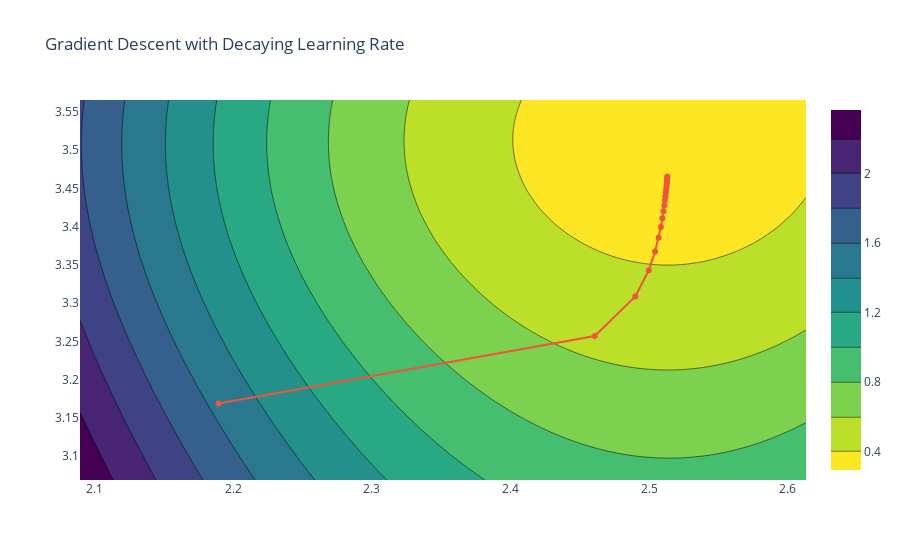

Notebook source saved alongside this figure:
### Code cell
theta_hat, theta_history, average_loss_history = grad_desc_decay(data["x"], data["y"], initial_guess(3), num_iter=20, alpha=0.1)

theta_history = np.vstack(theta_history)

dsua_112_utils.contour_plot('Gradient Descent with Decaying Learning Rate', theta_history, 
                       mse, 
                       cos_model, 
                       data["x"].values, 
                       data["y"].values)

### Figure 1 — Plotly figure (JSON) as saved in the notebook; plotly's stock layout.template omitted (floating-point values rounded to 4 significant figures; data arrays with more than 128 entries replaced by an {"elided": "..."} marker saying what was removed)
{"data": [{"colorscale": [[0, "#440154"], [0.1111, "#482878"], [0.2222, "#3e4989"], [0.3333, "#31688e"], [0.4444, "#26828e"], [0.5556, "#1f9e89"], [0.6667, "#35b779"], [0.7778, "#6ece58"], [0.8889, "#b5de2b"], [1, "#fde725"]], "reversescale": true, "type": "contour", "x": [2.089, 2.1, 2.111, 2.121, 2.132, 2.143, 2.154, 2.164, 2.175, 2.186, 2.196, 2.207, 2.218, 2.228, 2.239, 2.25, 2.26, 2.271, 2.282, 2.292, 2.303, 2.314, 2.325, 2.335, 2.346, 2.357, 2.367, 2.378, 2.389, 2.399, 2.41, 2.421, 2.431, 2.442, 2.453, 2.463, 2.474, 2.485, 2.496, 2.506, 2.517, 2.528, 2.538, 2.549, 2.56, 2.57, 2.581, 2.592, 2.602, 2.613], "y": [3.069, 3.079, 3.089, 3.099, 3.109, 3.119, 3.129, 3.14, 3.15, 3.16, 3.17, 3.18, 3.19, 3.2, 3.211, 3.221, 3.231, 3.241, 3.251, 3.261, 3.271, 3.282, 3.292, 3.302, 3.312, 3.322, 3.332, 3.343, 3.353, 3.363, 3.373, 3.383, 3.393, 3.403, 3.414, 3.424, 3.434, 3.444, 3.454, 3.464, 3.474, 3.485, 3.495, 3.505, 3.515, 3.525, 3.535, 3.546, 3.556, 3.566], "z": {"elided": "50x50 float values"}}, {"mode": "lines+markers", "name": "Theta Values", "type": "scatter", "x": [2.189, 2.461, 2.49, 2.5, 2.504, 2.507, 2.508, 2.51, 2.51, 2.511, 2.511, 2.512, 2.512, 2.512, 2.512, 2.513, 2.513, 2.513, 2.513, 2.513], "y": [3.169, 3.257, 3.309, 3.343, 3.367, 3.386, 3.4, 3.411, 3.42, 3.428, 3.434, 3.44, 3.444, 3.449, 3.452, 3.456, 3.459, 3.461, 3.464, 3.466]}], "layout": {"title": {"text": "Gradient Descent with Decaying Learning Rate"}}}
